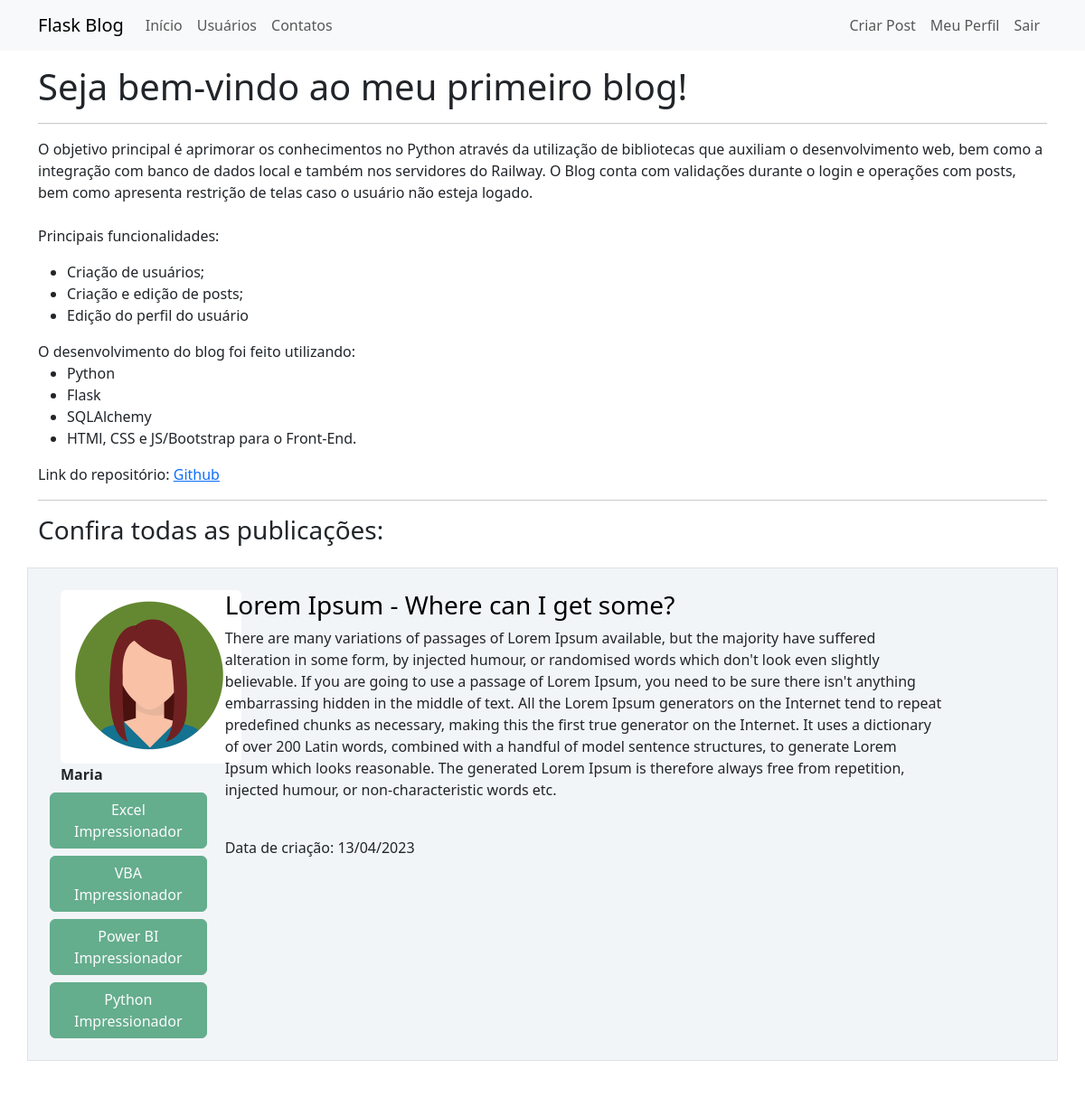
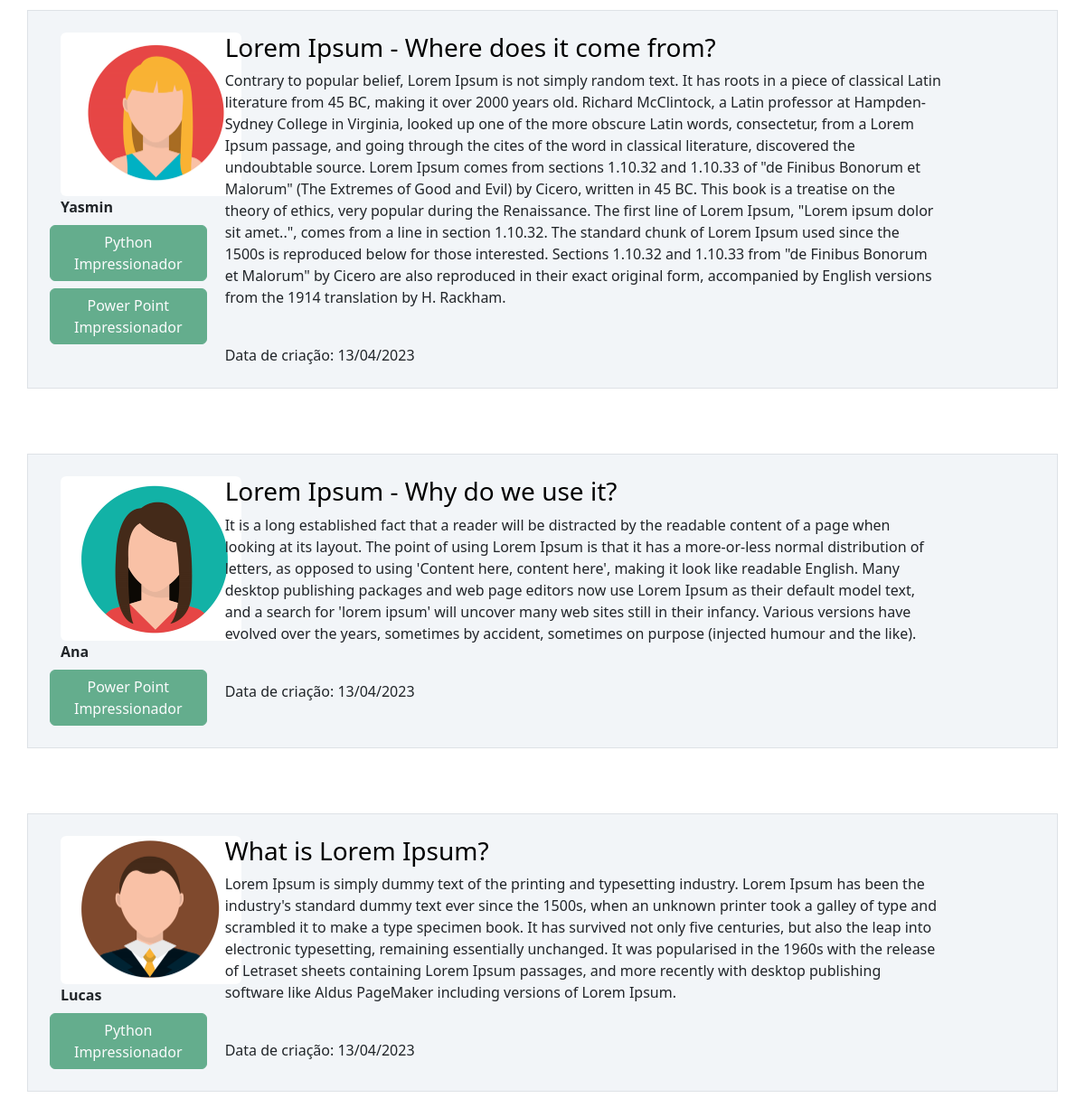
The page / (signed in) on the database its author committed (2 pictures, top to bottom).
### webblog/models.py (models this page shows, shortened)
class Post(database.Model):
    id = database.Column(database.Integer, primary_key=True)
    titulo = database.Column(database.String, nullable=False)
    corpo = database.Column(database.Text, nullable=False)  # informando ao BD que será um texto ao invés de String
    data_criacao = database.Column(database.DateTime, nullable=False, default=datetime.utcnow)
    id_usuario = database.Column(database.Integer, database.ForeignKey('usuario.id'), nullable=False)

class Usuario(database.Model, UserMixin):
    id = database.Column(database.Integer, primary_key=True)
    username = database.Column(database.String, nullable=False)  # campo não pode ser vazio, preenchimento obrigatório
    email = database.Column(database.String, nullable=False, unique=True)  # campo deve ser único
    senha = database.Column(database.String, nullable=False)
    cursos = database.Column(database.String, nullable=False, default='Não informado')
    foto_perfil = database.Column(database.String, nullable=False, default='default.jpg')
    posts = database.relationship('Post', backref='autor', lazy=True)

### webblog/routes.py (the view)
@app.route('/')  # mostra o caminho (URL) de onde a página será mostrada, nesse caso é a homepage
def home():  # função que informa o que será mostrado na página, usaremos a pasta 'templates' para arquivos HTML
    posts = Post.query.order_by(Post.id.desc())
    return render_template('home.html', posts=posts)

### webblog/models.py (called while the page is built)
@login_manager.user_loader  # decorator para informar ao login manager que a função abaixo retorna o ID de usuario
def load_usuario(id_usuario):  # função para validação de usuário durante o login
    return Usuario.query.get(int(id_usuario))  # somente retornando a validação de ID do usuário, retornando o usuário

### webblog/templates/home.html (shortened to what this page needs)
{% extends 'base.html' %}
{% block body %}
<div class="container mt-3">
    <h1>Seja bem-vindo ao meu primeiro blog!</h1>
    <hr>
    <p>
        O objetivo principal é aprimorar os conhecimentos no Python através da utilização de bibliotecas que auxiliam o
        desenvolvimento web, bem como a integração com banco de dados local e também nos servidores do Railway. O Blog
        conta com validações durante o login e operações com posts, bem como apresenta restrição de telas caso o usuário
        não esteja logado.
        <br><br>
        Principais funcionalidades:
        <ul>
            <li>Criação de usuários;</li>
            <li>Criação e edição de posts;</li>
            <li>Edição do perfil do usuário</li>
        </ul>
        O desenvolvimento do blog foi feito utilizando:
        <ul>
            <li>Python</li>
            <li>Flask</li>
            <li>SQLAlchemy</li>
            <li>HTMl, CSS e JS/Bootstrap para o Front-End.</li>
        </ul>
        Link do repositório: <a href="https://github.com/victornunesg/web-blog">Github</a>
    </p>
    <hr>
    <h3>Confira todas as publicações:</h3>
    {% if posts %}
        {% for post in posts %}
            <div class="row border mt-4 p-4 meupost" >
                <div class="col col-2">
                    <div class="image pe-2">
                        <img src="{{  url_for('static', filename='fotos_perfil/{}'.format(post.autor.foto_perfil)) }}" class="rounded" width="200" >
                        <br>
                        <strong>{{ post.autor.username }}</strong>
                        <div class="row justify-content-center">
                            {% for curso in post.autor.cursos.split(';') %}
                                <button type="button" class="btn btn-success mt-2" disabled>{{ curso }}</button>
                            {% endfor %}
                        </div>
                    </div>
                </div>
                <div class="col col-9">
                    <a style="text-decoration: none; color:black" href="{{ url_for('exibir_post', post_id=post.id) }}"><h3>{{ post.titulo }}</h3></a>
                    <p>{{ post.corpo }}</p>
                    <br>
                    <span> Data de criação: {{ post.data_criacao.strftime('%d/%m/%Y') }}</span>
                    <br>
                </div>
            </div>
        {% endfor %}
    {% endif %}
</div>
{% endblock %}

### webblog/static/main.css (style rules this page uses)
body { color: dark-gray; }
.meupost { background: #f2f5f8 }
.border { border-color: white; }

### rows shown on the page
Post: foto_perfil (picture), autor.username "Maria", curso "Excel Impressionador" "VBA Impressionador" "Power BI Impressionador" "Python Impressionador", titulo "Lorem Ipsum - Where can I get some?", corpo "There are many variations of passages of Lorem Ipsum available, but the majority have suffered alteration in some form, by injected humour, or randomised words which don't look even slightly believable. If you are going to use a passage of Lorem Ipsum, you need to be sure there isn't anything embarrassing hidden in the middle of text. All the Lorem Ipsum generators on the Internet tend to repeat predefined chunks as necessary, making this the first true generator on the Internet. It uses a dictionary of over 200 Latin words, combined with a handful of model sentence structures, to generate Lorem Ipsum which looks reasonable. The generated Lorem Ipsum is therefore always free from…", data_criacao "13/04/2023"
Post: foto_perfil (picture), autor.username "Yasmin", curso "Python Impressionador" "Power Point Impressionador", titulo "Lorem Ipsum - Where does it come from?", corpo "Contrary to popular belief, Lorem Ipsum is not simply random text. It has roots in a piece of classical Latin literature from 45 BC, making it over 2000 years old. Richard McClintock, a Latin professor at Hampden-Sydney College in Virginia, looked up one of the more obscure Latin words, consectetur, from a Lorem Ipsum passage, and going through the cites of the word in classical literature, discovered the undoubtable source. Lorem Ipsum comes from sections 1.10.32 and 1.10.33 of \"de Finibus Bonorum et Malorum\" (The Extremes of Good and Evil) by Cicero, written in 45 BC. This book is a treatise on the theory of ethics, very popular during the Renaissance. The first line of Lorem Ipsum,…", data_criacao "13/04/2023"
Post: foto_perfil (picture), autor.username "Ana", titulo "Lorem Ipsum - Why do we use it?", corpo "It is a long established fact that a reader will be distracted by the readable content of a page when looking at its layout. The point of using Lorem Ipsum is that it has a more-or-less normal distribution of letters, as opposed to using 'Content here, content here', making it look like readable English. Many desktop publishing packages and web page editors now use Lorem Ipsum as their default model text, and a search for 'lorem ipsum' will uncover many web sites still in their infancy. Various versions have evolved over the years, sometimes by accident, sometimes on purpose (injected humour and the like).", data_criacao "13/04/2023"
Usuario: cursos "Power Point Impressionador"
Post: foto_perfil (picture), autor.username "Lucas", titulo "What is Lorem Ipsum?", corpo "Lorem Ipsum is simply dummy text of the printing and typesetting industry. Lorem Ipsum has been the industry's standard dummy text ever since the 1500s, when an unknown printer took a galley of type and scrambled it to make a type specimen book. It has survived not only five centuries, but also the leap into electronic typesetting, remaining essentially unchanged. It was popularised in the 1960s with the release of Letraset sheets containing Lorem Ipsum passages, and more recently with desktop publishing software like Aldus PageMaker including versions of Lorem Ipsum.", data_criacao "13/04/2023"
Usuario: cursos "Python Impressionador"
